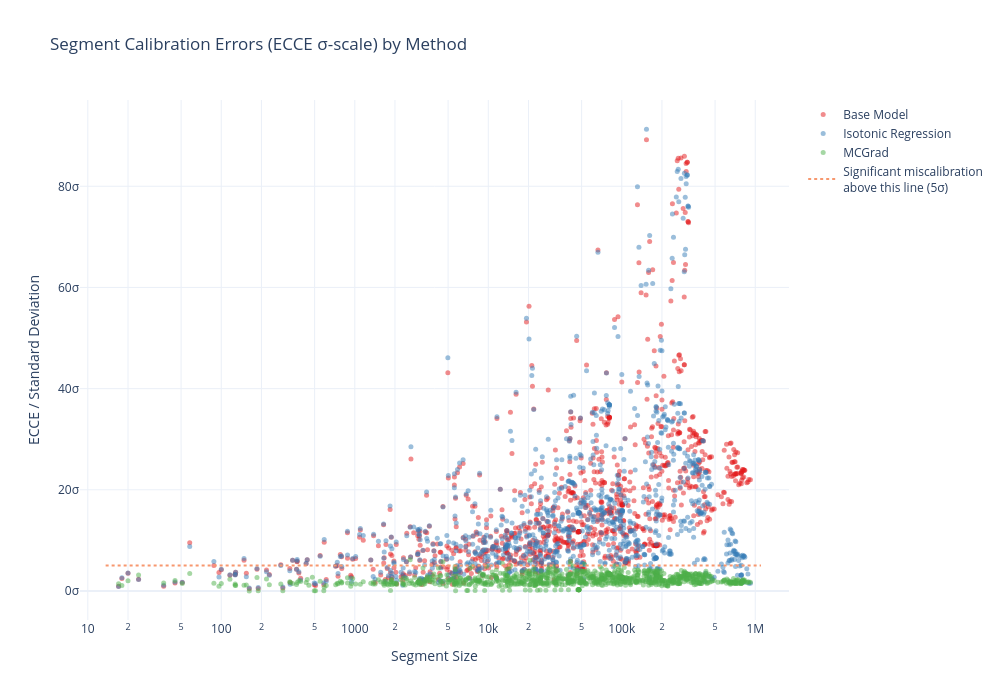

This figure's notebook cell:
### Code cell
# Visualize segment-level calibration errors across methods
segment_ecce_plots = {}

for method_name in score_columns.keys():
    segment_ecce_plots[method_name] = plotting.plot_segment_calibration_errors(
        mce=mce_objects[method_name],
        quantity="segment_ecces_sigma_scale",
    ).update_layout(width=700)

combine_segment_calibration_plots(
    segment_plots=segment_ecce_plots,
    quantity="segment_ecces_sigma_scale",
).update_layout(
    height=700, 
    width=1000,
    title="Segment Calibration Errors (ECCE σ-scale) by Method",
)

### Figure 1 — Plotly figure (JSON) as saved in the notebook; plotly's stock layout.template omitted (floating-point values rounded to 4 significant figures; data arrays with more than 128 entries replaced by an {"elided": "..."} marker saying what was removed)
{"data": [{"customdata": {"elided": "1000x16 mixed values"}, "hovertemplate": "<b>Base Model</b><br>Segment Size: %{x}<br>segment_ecces_sigma_scale: %{y}<br>MAR=%{customdata[0]}<br>RELP=%{customdata[1]}<br>CIT=%{customdata[2]}<br>MIG=%{customdata[3]}<br>MIL=%{customdata[4]}<br>ANC=%{customdata[5]}<br>RAC1P=%{customdata[6]}<br>DIS=%{customdata[7]}<br>ESP=%{customdata[8]}<br>NATIVITY=%{customdata[9]}<br>DEAR=%{customdata[10]}<br>DEYE=%{customdata[11]}<br>DREM=%{customdata[12]}<br>SEX=%{customdata[13]}<br>AGEP=%{customdata[14]}<extra></extra>", "marker": {"color": "rgb(228,26,28)", "opacity": 0.5, "size": 5}, "mode": "markers", "name": "Base Model", "type": "scatter", "x": {"elided": "1000 int values"}, "y": {"elided": "1000 float values"}}, {"customdata": {"elided": "1000x16 mixed values"}, "hovertemplate": "<b>Isotonic Regression</b><br>Segment Size: %{x}<br>segment_ecces_sigma_scale: %{y}<br>MAR=%{customdata[0]}<br>RELP=%{customdata[1]}<br>CIT=%{customdata[2]}<br>MIG=%{customdata[3]}<br>MIL=%{customdata[4]}<br>ANC=%{customdata[5]}<br>RAC1P=%{customdata[6]}<br>DIS=%{customdata[7]}<br>ESP=%{customdata[8]}<br>NATIVITY=%{customdata[9]}<br>DEAR=%{customdata[10]}<br>DEYE=%{customdata[11]}<br>DREM=%{customdata[12]}<br>SEX=%{customdata[13]}<br>AGEP=%{customdata[14]}<extra></extra>", "marker": {"color": "rgb(55,126,184)", "opacity": 0.5, "size": 5}, "mode": "markers", "name": "Isotonic Regression", "type": "scatter", "x": {"elided": "1000 int values"}, "y": {"elided": "1000 float values"}}, {"customdata": {"elided": "1000x16 mixed values"}, "hovertemplate": "<b>MCGrad</b><br>Segment Size: %{x}<br>segment_ecces_sigma_scale: %{y}<br>MAR=%{customdata[0]}<br>RELP=%{customdata[1]}<br>CIT=%{customdata[2]}<br>MIG=%{customdata[3]}<br>MIL=%{customdata[4]}<br>ANC=%{customdata[5]}<br>RAC1P=%{customdata[6]}<br>DIS=%{customdata[7]}<br>ESP=%{customdata[8]}<br>NATIVITY=%{customdata[9]}<br>DEAR=%{customdata[10]}<br>DEYE=%{customdata[11]}<br>DREM=%{customdata[12]}<br>SEX=%{customdata[13]}<br>AGEP=%{customdata[14]}<extra></extra>", "marker": {"color": "rgb(77,175,74)", "opacity": 0.5, "size": 5}, "mode": "markers", "name": "MCGrad", "type": "scatter", "x": {"elided": "1000 int values"}, "y": {"elided": "1000 float values"}}, {"hoverinfo": "skip", "line": {"color": "rgba(247, 152, 111, 1)", "dash": "dot", "width": 2}, "mode": "lines", "name": "Significant miscalibration</br></br>above this line (5σ)", "showlegend": true, "type": "scatter", "x": [13.6, 1103778], "y": [5, 5]}], "layout": {"height": 700, "legend": {"orientation": "v", "x": 1.02, "xanchor": "left", "y": 1, "yanchor": "top"}, "margin": {"r": 150}, "title": {"text": "Segment Calibration Errors (ECCE σ-scale) by Method"}, "width": 1000, "xaxis": {"title": {"text": "Segment Size"}, "type": "log"}, "yaxis": {"ticksuffix": "σ", "title": {"text": "ECCE / Standard Deviation"}}}}
